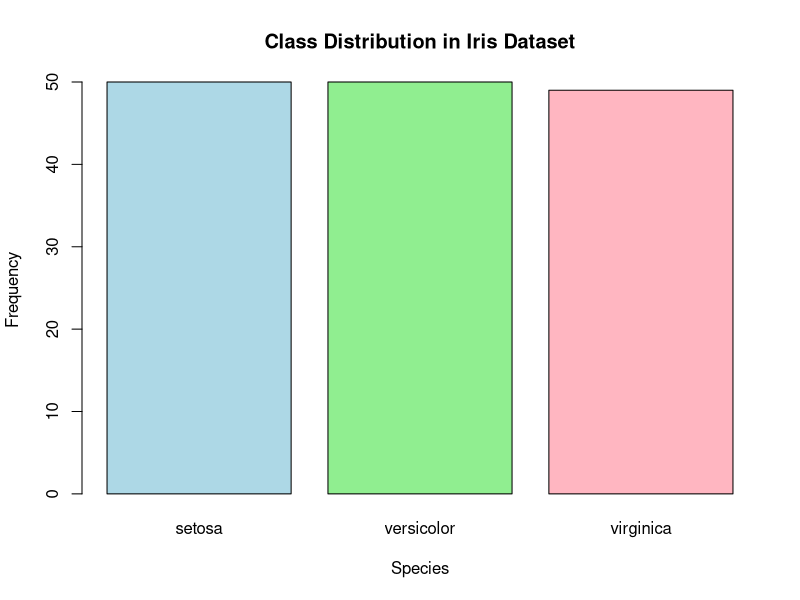

This chart was generated by the following R code:
data(iris)

# Check for duplicates
duplicates <- duplicated(iris)
sum(duplicates)

# Remove duplicates
iris <- iris[!duplicates, ]

#missing value
missing_values <- sum(is.na(iris))
print(missing_values)

#outlier

capped_values <- function(x) {
  Q1 <- quantile(x, 0.25)
  Q3 <- quantile(x, 0.75)
  IQR <- Q3 - Q1
  lower_bound <- Q1 - 1.5 * IQR
  upper_bound <- Q3 + 1.5 * IQR
  x[x < lower_bound] <- lower_bound
  x[x > upper_bound] <- upper_bound
  return(x)
}

iris[, 1:4] <- lapply(iris[, 1:4], capped_values)

head(iris)


#Data transform

# Standardization function
standardize <- function(x) {
  return ((x - mean(x)) / sd(x))
}

iris_standardized <- as.data.frame(lapply(iris[, 1:4], standardize))

iris_standardized$Species <- iris$Species


head(iris_standardized)


#class imbalance

class_distribution <- table(iris$Species)
print(class_distribution)


barplot(class_distribution, 
        main="Class Distribution in Iris Dataset", 
        col=c("lightblue", "lightgreen", "lightpink"),
        xlab="Species", 
        ylab="Frequency")


